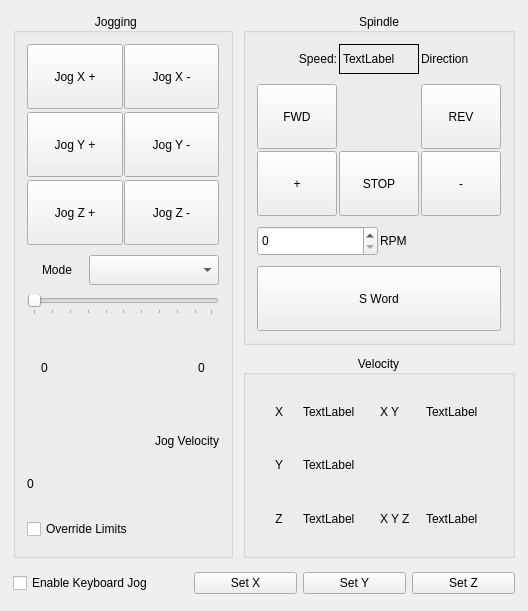
        <widget class="QWidget" name="tab_2">
         <attribute name="title">
          <string>Jog/Spindle</string>
         </attribute>
         <layout class="QGridLayout" name="gridLayout_25">
          <item row="0" column="0" rowspan="2">
           <layout class="QHBoxLayout" name="horizontalLayout_38">
            <property name="spacing">
             <number>2</number>
            </property>
            <property name="leftMargin">
             <number>2</number>
            </property>
            <property name="topMargin">
             <number>2</number>
            </property>
            <property name="rightMargin">
             <number>2</number>
            </property>
            <property name="bottomMargin">
             <number>2</number>
            </property>
            <item>
             <widget class="QGroupBox" name="groupBox_7">
              <property name="minimumSize">
               <size>
                <width>220</width>
                <height>545</height>
               </size>
              </property>
              <property name="title">
               <string>Jogging    </string>
              </property>
              <property name="alignment">
               <set>Qt::AlignCenter</set>
              </property>
              <layout class="QVBoxLayout" name="verticalLayout_28">
               <item>
                <layout class="QGridLayout" name="gridLayout_22">
                 <property name="leftMargin">
                  <number>2</number>
                 </property>
                 <property name="topMargin">
                  <number>2</number>
                 </property>
                 <property name="rightMargin">
                  <number>2</number>
                 </property>
                 <property name="bottomMargin">
                  <number>2</number>
                 </property>
                 <property name="horizontalSpacing">
                  <number>1</number>
                 </property>
                 <property name="verticalSpacing">
                  <number>3</number>
                 </property>
                 <item row="0" column="1">
                  <widget class="QPushButton" name="jog_minus_pb_0">
                   <property name="minimumSize">
                    <size>
                     <width>80</width>
                     <height>65</height>
                    </size>
                   </property>
                   <property name="toolTip">
                    <string>Set fixture offset in Probe tab 'Set X'</string>
                   </property>
                   <property name="text">
                    <string>Jog X -</string>
                   </property>
                  </widget>
                 </item>
                 <item row="0" column="0">
                  <widget class="QPushButton" name="jog_plus_pb_0">
                   <property name="minimumSize">
                    <size>
                     <width>80</width>
                     <height>65</height>
                    </size>
                   </property>
                   <property name="toolTip">
                    <string>Set fixture offset in Probe tab 'Set X'</string>
                   </property>
                   <property name="text">
                    <string>Jog X +</string>
                   </property>
                  </widget>
                 </item>
                 <item row="1" column="0">
                  <widget class="QPushButton" name="jog_plus_pb_1">
                   <property name="minimumSize">
                    <size>
                     <width>80</width>
                     <height>65</height>
                    </size>
                   </property>
                   <property name="toolTip">
                    <string>Set fixture offset in Probe tab 'Set Y'</string>
                   </property>
                   <property name="text">
                    <string>Jog Y +</string>
                   </property>
                  </widget>
                 </item>
                 <item row="2" column="0">
                  <widget class="QPushButton" name="jog_plus_pb_2">
                   <property name="minimumSize">
                    <size>
                     <width>80</width>
                     <height>65</height>
                    </size>
                   </property>
                   <property name="toolTip">
                    <string>Set fixture offset in Probe tab 'Set Z'</string>
                   </property>
                   <property name="text">
                    <string>Jog Z +</string>
                   </property>
                  </widget>
                 </item>
                 <item row="1" column="1">
                  <widget class="QPushButton" name="jog_minus_pb_1">
                   <property name="minimumSize">
                    <size>
                     <width>80</width>
                     <height>65</height>
                    </size>
                   </property>
                   <property name="toolTip">
                    <string>Set fixture offset in Probe tab 'Set Y'</string>
                   </property>
                   <property name="text">
                    <string>Jog Y -</string>
                   </property>
                  </widget>
                 </item>
                 <item row="2" column="1">
                  <widget class="QPushButton" name="jog_minus_pb_2">
                   <property name="minimumSize">
                    <size>
                     <width>80</width>
                     <height>65</height>
                    </size>
                   </property>
                   <property name="toolTip">
                    <string>Set fixture offset in Probe tab 'Set Z'</string>
                   </property>
                   <property name="text">
                    <string>Jog Z -</string>
                   </property>
                  </widget>
                 </item>
                </layout>
               </item>
               <item>
                <layout class="QHBoxLayout" name="horizontalLayout_34">
                 <property name="spacing">
                  <number>2</number>
                 </property>
                 <property name="leftMargin">
                  <number>2</number>
                 </property>
                 <property name="topMargin">
                  <number>2</number>
                 </property>
                 <property name="rightMargin">
                  <number>2</number>
                 </property>
                 <property name="bottomMargin">
                  <number>2</number>
                 </property>
                 <item>
                  <widget class="QLabel" name="label_7">
                   <property name="minimumSize">
                    <size>
                     <width>50</width>
                     <height>30</height>
                    </size>
                   </property>
                   <property name="text">
                    <string>Mode</string>
                   </property>
                   <property name="alignment">
                    <set>Qt::AlignCenter</set>
                   </property>
                  </widget>
                 </item>
                 <item>
                  <widget class="QComboBox" name="jog_modes_cb">
                   <property name="minimumSize">
                    <size>
                     <width>130</width>
                     <height>30</height>
                    </size>
                   </property>
                  </widget>
                 </item>
                </layout>
               </item>
               <item>
                <layout class="QHBoxLayout" name="horizontalLayout_35">
                 <property name="spacing">
                  <number>2</number>
                 </property>
                 <property name="leftMargin">
                  <number>2</number>
                 </property>
                 <property name="topMargin">
                  <number>2</number>
                 </property>
                 <property name="rightMargin">
                  <number>2</number>
                 </property>
                 <property name="bottomMargin">
                  <number>2</number>
                 </property>
                 <item>
                  <widget class="QSlider" name="jog_vel_sl">
                   <property name="orientation">
                    <enum>Qt::Horizontal</enum>
                   </property>
                   <property name="tickPosition">
                    <enum>QSlider::TicksBelow</enum>
                   </property>
                  </widget>
                 </item>
                </layout>
               </item>
               <item>
                <layout class="QHBoxLayout" name="horizontalLayout_36">
                 <property name="spacing">
                  <number>2</number>
                 </property>
                 <property name="leftMargin">
                  <number>2</number>
                 </property>
                 <property name="topMargin">
                  <number>2</number>
                 </property>
                 <property name="rightMargin">
                  <number>2</number>
                 </property>
                 <property name="bottomMargin">
                  <number>2</number>
                 </property>
                 <item>
                  <widget class="QLabel" name="min_jog_vel_lb">
                   <property name="minimumSize">
                    <size>
                     <width>35</width>
                     <height>30</height>
                    </size>
                   </property>
                   <property name="text">
                    <string>0</string>
                   </property>
                   <property name="alignment">
                    <set>Qt::AlignCenter</set>
                   </property>
                  </widget>
                 </item>
                 <item>
                  <spacer name="horizontalSpacer_2">
                   <property name="orientation">
                    <enum>Qt::Horizontal</enum>
                   </property>
                   <property name="sizeHint" stdset="0">
                    <size>
                     <width>40</width>
                     <height>20</height>
                    </size>
                   </property>
                  </spacer>
                 </item>
                 <item>
                  <widget class="QLabel" name="max_jog_vel_lb">
                   <property name="minimumSize">
                    <size>
                     <width>35</width>
                     <height>30</height>
                    </size>
                   </property>
                   <property name="text">
                    <string>0</string>
                   </property>
                   <property name="alignment">
                    <set>Qt::AlignCenter</set>
                   </property>
                  </widget>
                 </item>
                </layout>
               </item>
               <item>
                <layout class="QVBoxLayout" name="verticalLayout_27">
                 <property name="spacing">
                  <number>2</number>
                 </property>
                 <property name="leftMargin">
                  <number>2</number>
                 </property>
                 <property name="topMargin">
                  <number>2</number>
                 </property>
                 <property name="rightMargin">
                  <number>2</number>
                 </property>
                 <property name="bottomMargin">
                  <number>2</number>
                 </property>
                 <item>
                  <widget class="QLabel" name="label_14">
                   <property name="minimumSize">
                    <size>
                     <width>120</width>
                     <height>30</height>
                    </size>
                   </property>
                   <property name="text">
                    <string>Jog Velocity</string>
                   </property>
                   <property name="alignment">
                    <set>Qt::AlignRight|Qt::AlignTrailing|Qt::AlignVCenter</set>
                   </property>
                  </widget>
                 </item>
                 <item>
                  <widget class="QLabel" name="jog_vel_lb">
                   <property name="minimumSize">
                    <size>
                     <width>120</width>
                     <height>30</height>
                    </size>
                   </property>
                   <property name="text">
                    <string>0</string>
                   </property>
                  </widget>
                 </item>
                </layout>
               </item>
               <item>
                <layout class="QHBoxLayout" name="horizontalLayout_37">
                 <property name="spacing">
                  <number>2</number>
                 </property>
                 <property name="leftMargin">
                  <number>2</number>
                 </property>
                 <property name="topMargin">
                  <number>2</number>
                 </property>
                 <property name="rightMargin">
                  <number>2</number>
                 </property>
                 <property name="bottomMargin">
                  <number>2</number>
                 </property>
                 <item>
                  <widget class="QCheckBox" name="override_limits_cb">
                   <property name="minimumSize">
                    <size>
                     <width>170</width>
                     <height>30</height>
                    </size>
                   </property>
                   <property name="text">
                    <string>Override Limits</string>
                   </property>
                  </widget>
                 </item>
                </layout>
               </item>
              </layout>
             </widget>
            </item>
           </layout>
          </item>
          <item row="1" column="1">
           <layout class="QHBoxLayout" name="horizontalLayout_46">
            <property name="spacing">
             <number>2</number>
            </property>
            <property name="leftMargin">
             <number>2</number>
            </property>
            <property name="topMargin">
             <number>2</number>
            </property>
            <property name="rightMargin">
             <number>2</number>
            </property>
            <property name="bottomMargin">
             <number>2</number>
            </property>
            <item>
             <widget class="QGroupBox" name="groupBox">
              <property name="title">
               <string>Velocity</string>
              </property>
              <property name="alignment">
               <set>Qt::AlignCenter</set>
              </property>
              <layout class="QVBoxLayout" name="verticalLayout_30">
               <item>
                <layout class="QGridLayout" name="gridLayout_24">
                 <property name="leftMargin">
                  <number>2</number>
                 </property>
                 <property name="topMargin">
                  <number>2</number>
                 </property>
                 <property name="rightMargin">
                  <number>2</number>
                 </property>
                 <property name="bottomMargin">
                  <number>2</number>
                 </property>
                 <property name="spacing">
                  <number>2</number>
                 </property>
                 <item row="1" column="1">
                  <widget class="QLabel" name="joint_vel_min_1_lb">
                   <property name="minimumSize">
                    <size>
                     <width>75</width>
                     <height>30</height>
                    </size>
                   </property>
                   <property name="text">
                    <string>TextLabel</string>
                   </property>
                  </widget>
                 </item>
                 <item row="1" column="0">
                  <widget class="QLabel" name="label_116">
                   <property name="minimumSize">
                    <size>
                     <width>20</width>
                     <height>30</height>
                    </size>
                   </property>
                   <property name="text">
                    <string>Y</string>
                   </property>
                   <property name="alignment">
                    <set>Qt::AlignCenter</set>
                   </property>
                  </widget>
                 </item>
                 <item row="0" column="2">
                  <widget class="QLabel" name="label_117">
                   <property name="minimumSize">
                    <size>
                     <width>25</width>
                     <height>30</height>
                    </size>
                   </property>
                   <property name="text">
                    <string>X Y</string>
                   </property>
                  </widget>
                 </item>
                 <item row="0" column="0">
                  <widget class="QLabel" name="label_114">
                   <property name="minimumSize">
                    <size>
                     <width>20</width>
                     <height>30</height>
                    </size>
                   </property>
                   <property name="text">
                    <string>X</string>
                   </property>
                   <property name="alignment">
                    <set>Qt::AlignCenter</set>
                   </property>
                  </widget>
                 </item>
                 <item row="0" column="1">
                  <widget class="QLabel" name="joint_vel_min_0_lb">
                   <property name="minimumSize">
                    <size>
                     <width>75</width>
                     <height>30</height>
                    </size>
                   </property>
                   <property name="text">
                    <string>TextLabel</string>
                   </property>
                  </widget>
                 </item>
                 <item row="2" column="0">
                  <widget class="QLabel" name="label_115">
                   <property name="minimumSize">
                    <size>
                     <width>20</width>
                     <height>30</height>
                    </size>
                   </property>
                   <property name="text">
                    <string>Z</string>
                   </property>
                   <property name="alignment">
                    <set>Qt::AlignCenter</set>
                   </property>
                  </widget>
                 </item>
                 <item row="2" column="1">
                  <widget class="QLabel" name="joint_vel_min_2_lb">
                   <property name="minimumSize">
                    <size>
                     <width>75</width>
                     <height>30</height>
                    </size>
                   </property>
                   <property name="text">
                    <string>TextLabel</string>
                   </property>
                  </widget>
                 </item>
                 <item row="0" column="3">
                  <widget class="QLabel" name="two_vel_lb">
                   <property name="minimumSize">
                    <size>
                     <width>75</width>
                     <height>30</height>
                    </size>
                   </property>
                   <property name="text">
                    <string>TextLabel</string>
                   </property>
                   <property name="joint_0" stdset="0">
                    <number>0</number>
                   </property>
                   <property name="joint_1" stdset="0">
                    <number>1</number>
                   </property>
                  </widget>
                 </item>
                 <item row="2" column="2">
                  <widget class="QLabel" name="label_118">
                   <property name="minimumSize">
                    <size>
                     <width>40</width>
                     <height>30</height>
                    </size>
                   </property>
                   <property name="text">
                    <string>X Y Z</string>
                   </property>
                  </widget>
                 </item>
                 <item row="2" column="3">
                  <widget class="QLabel" name="three_vel_lb">
                   <property name="minimumSize">
                    <size>
                     <width>75</width>
                     <height>30</height>
                    </size>
                   </property>
                   <property name="text">
                    <string>TextLabel</string>
                   </property>
                   <property name="joint_0" stdset="0">
                    <number>0</number>
                   </property>
                   <property name="joint_1" stdset="0">
                    <number>1</number>
                   </property>
                   <property name="joint_2" stdset="0">
                    <number>2</number>
                   </property>
                  </widget>
                 </item>
                </layout>
               </item>
              </layout>
             </widget>
            </item>
           </layout>
          </item>
          <item row="2" column="0" colspan="2">
           <layout class="QHBoxLayout" name="horizontalLayout_47">
            <property name="leftMargin">
             <number>2</number>
            </property>
            <property name="topMargin">
             <number>2</number>
            </property>
            <property name="rightMargin">
             <number>2</number>
            </property>
            <property name="bottomMargin">
             <number>2</number>
            </property>
            <item>
             <widget class="QCheckBox" name="keyboard_jog_cb">
              <property name="minimumSize">
               <size>
                <width>175</width>
                <height>30</height>
               </size>
              </property>
              <property name="text">
               <string>Enable Keyboard Jog</string>
              </property>
              <property name="checked">
               <bool>false</bool>
              </property>
             </widget>
            </item>
            <item>
             <widget class="QPushButton" name="set_X_2">
              <property name="minimumSize">
               <size>
                <width>80</width>
                <height>0</height>
               </size>
              </property>
              <property name="toolTip">
               <string>Zero X offset to the current position</string>
              </property>
              <property name="text">
               <string>Set X</string>
              </property>
              <property name="function" stdset="0">
               <string>mdi</string>
              </property>
              <property name="command" stdset="0">
               <string>G10 L20 P0 X 0</string>
              </property>
             </widget>
            </item>
            <item>
             <widget class="QPushButton" name="set_Y_2">
              <property name="minimumSize">
               <size>
                <width>80</width>
                <height>0</height>
               </size>
              </property>
              <property name="toolTip">
               <string>Zero Y offset to the current position</string>
              </property>
              <property name="text">
               <string>Set Y</string>
              </property>
              <property name="function" stdset="0">
               <string>mdi</string>
              </property>
              <property name="command" stdset="0">
               <string>G10 L20 P0 Y 0</string>
              </property>
             </widget>
            </item>
            <item>
             <widget class="QPushButton" name="set_Z_2">
              <property name="minimumSize">
               <size>
                <width>80</width>
                <height>0</height>
               </size>
              </property>
              <property name="toolTip">
               <string>Zero Z offset to the current position</string>
              </property>
              <property name="text">
               <string>Set Z</string>
              </property>
              <property name="function" stdset="0">
               <string>mdi</string>
              </property>
              <property name="command" stdset="0">
               <string>G10 L20 P0 Z 0</string>
              </property>
             </widget>
            </item>
           </layout>
          </item>
          <item row="0" column="1">
           <layout class="QHBoxLayout" name="horizontalLayout_45">
            <property name="spacing">
             <number>2</number>
            </property>
            <property name="leftMargin">
             <number>2</number>
            </property>
            <property name="topMargin">
             <number>2</number>
            </property>
            <property name="rightMargin">
             <number>2</number>
            </property>
            <property name="bottomMargin">
             <number>2</number>
            </property>
            <item>
             <widget class="QGroupBox" name="groupBox_6">
              <property name="minimumSize">
               <size>
                <width>245</width>
                <height>285</height>
               </size>
              </property>
              <property name="title">
               <string>Spindle</string>
              </property>
              <property name="alignment">
               <set>Qt::AlignCenter</set>
              </property>
              <layout class="QVBoxLayout" name="verticalLayout_29">
               <item>
                <layout class="QHBoxLayout" name="horizontalLayout_41">
                 <property name="spacing">
                  <number>2</number>
                 </property>
                 <property name="leftMargin">
                  <number>2</number>
                 </property>
                 <property name="topMargin">
                  <number>2</number>
                 </property>
                 <property name="rightMargin">
                  <number>2</number>
                 </property>
                 <property name="bottomMargin">
                  <number>2</number>
                 </property>
                 <item>
                  <widget class="QLabel" name="label_22">
                   <property name="minimumSize">
                    <size>
                     <width>50</width>
                     <height>30</height>
                    </size>
                   </property>
                   <property name="text">
                    <string>Speed:</string>
                   </property>
                   <property name="alignment">
                    <set>Qt::AlignRight|Qt::AlignTrailing|Qt::AlignVCenter</set>
                   </property>
                  </widget>
                 </item>
                 <item>
                  <widget class="QLabel" name="spindle_actual_speed_lb">
                   <property name="minimumSize">
                    <size>
                     <width>65</width>
                     <height>30</height>
                    </size>
                   </property>
                   <property name="frameShape">
                    <enum>QFrame::Box</enum>
                   </property>
                   <property name="text">
                    <string>TextLabel</string>
                   </property>
                  </widget>
                 </item>
                 <item>
                  <widget class="QLabel" name="spindle_direction_0_lb">
                   <property name="minimumSize">
                    <size>
                     <width>60</width>
                     <height>30</height>
                    </size>
                   </property>
                   <property name="text">
                    <string>Direction</string>
                   </property>
                  </widget>
                 </item>
                </layout>
               </item>
               <item>
                <layout class="QGridLayout" name="gridLayout_23">
                 <property name="leftMargin">
                  <number>2</number>
                 </property>
                 <property name="topMargin">
                  <number>2</number>
                 </property>
                 <property name="rightMargin">
                  <number>2</number>
                 </property>
                 <property name="bottomMargin">
                  <number>2</number>
                 </property>
                 <property name="spacing">
                  <number>2</number>
                 </property>
                 <item row="0" column="0">
                  <widget class="QPushButton" name="spindle_fwd_pb">
                   <property name="minimumSize">
                    <size>
                     <width>65</width>
                     <height>65</height>
                    </size>
                   </property>
                   <property name="text">
                    <string>FWD</string>
                   </property>
                  </widget>
                 </item>
                 <item row="1" column="1">
                  <widget class="QPushButton" name="spindle_stop_pb">
                   <property name="minimumSize">
                    <size>
                     <width>65</width>
                     <height>65</height>
                    </size>
                   </property>
                   <property name="text">
                    <string>STOP</string>
                   </property>
                  </widget>
                 </item>
                 <item row="1" column="0">
                  <widget class="QPushButton" name="spindle_plus_pb">
                   <property name="minimumSize">
                    <size>
                     <width>65</width>
                     <height>65</height>
                    </size>
                   </property>
                   <property name="text">
                    <string>+</string>
                   </property>
                  </widget>
                 </item>
                 <item row="1" column="2">
                  <widget class="QPushButton" name="spindle_minus_pb">
                   <property name="minimumSize">
                    <size>
                     <width>65</width>
                     <height>65</height>
                    </size>
                   </property>
                   <property name="text">
                    <string>-</string>
                   </property>
                  </widget>
                 </item>
                 <item row="0" column="2">
                  <widget class="QPushButton" name="spindle_rev_pb">
                   <property name="enabled">
                    <bool>true</bool>
                   </property>
                   <property name="minimumSize">
                    <size>
                     <width>65</width>
                     <height>65</height>
                    </size>
                   </property>
                   <property name="text">
                    <string>REV</string>
                   </property>
                  </widget>
                 </item>
                </layout>
               </item>
               <item>
                <layout class="QHBoxLayout" name="horizontalLayout_42">
                 <property name="spacing">
                  <number>2</number>
                 </property>
                 <property name="leftMargin">
                  <number>2</number>
                 </property>
                 <property name="topMargin">
                  <number>2</number>
                 </property>
                 <property name="rightMargin">
                  <number>2</number>
                 </property>
                 <property name="bottomMargin">
                  <number>2</number>
                 </property>
                 <item>
                  <widget class="QSpinBox" name="spindle_speed_sb">
                   <property name="minimumSize">
                    <size>
                     <width>110</width>
                     <height>30</height>
                    </size>
                   </property>
                   <property name="maximum">
                    <number>30000</number>
                   </property>
                  </widget>
                 </item>
                 <item>
                  <widget class="QLabel" name="label_23">
                   <property name="minimumSize">
                    <size>
                     <width>60</width>
                     <height>30</height>
                    </size>
                   </property>
                   <property name="text">
                    <string>RPM</string>
                   </property>
                  </widget>
                 </item>
                </layout>
               </item>
               <item>
                <layout class="QHBoxLayout" name="horizontalLayout_43">
                 <property name="spacing">
                  <number>2</number>
                 </property>
                 <property name="leftMargin">
                  <number>2</number>
                 </property>
                 <property name="topMargin">
                  <number>2</number>
                 </property>
                 <property name="rightMargin">
                  <number>2</number>
                 </property>
                 <property name="bottomMargin">
                  <number>2</number>
                 </property>
                 <item>
                  <widget class="QPushButton" name="mdi_s_pb">
                   <property name="minimumSize">
                    <size>
                     <width>0</width>
                     <height>65</height>
                    </size>
                   </property>
                   <property name="text">
                    <string>S Word</string>
                   </property>
                  </widget>
                 </item>
                </layout>
               </item>
              </layout>
             </widget>
            </item>
           </layout>
          </item>
         </layout>
        </widget>
